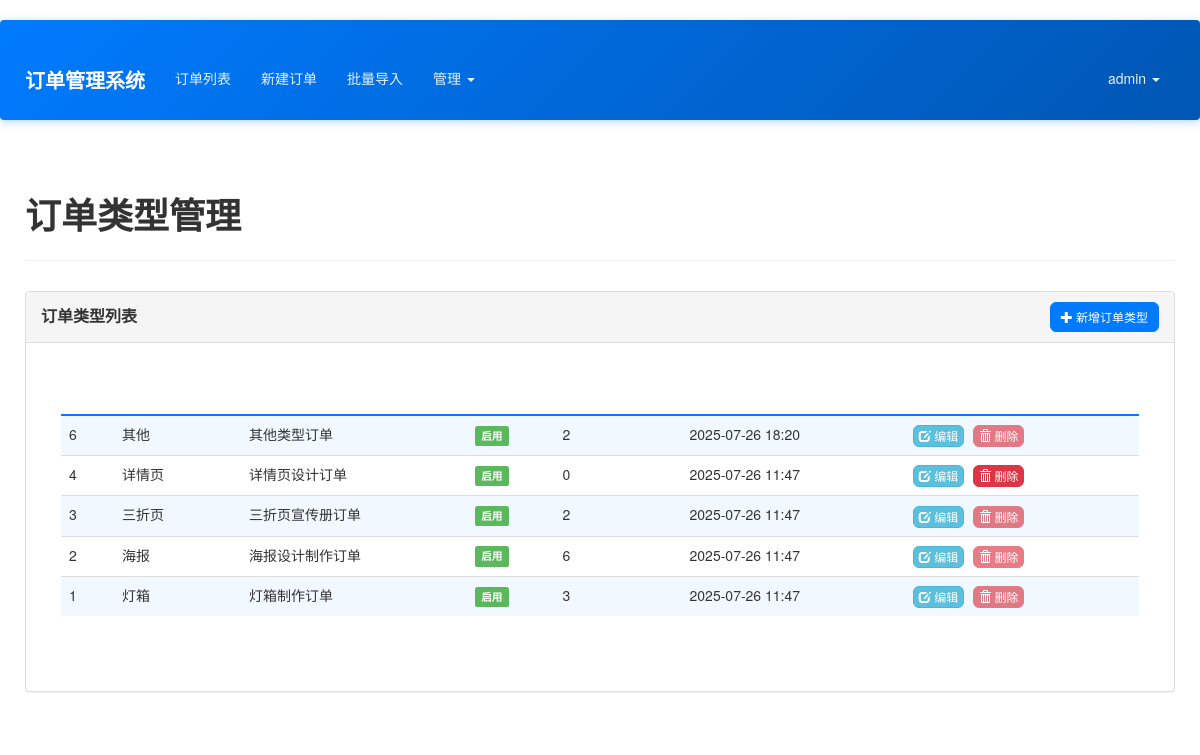
The page /admin/order-types (signed in) on the database its author committed.
### app/models.py (models this page shows, shortened)
class User(UserMixin, db.Model):
    __tablename__ = 'users'
    id = db.Column(db.Integer, primary_key=True)
    email = db.Column(db.String(64), unique=True, index=True)
    username = db.Column(db.String(64), unique=True, index=True)
    role_id = db.Column(db.Integer, db.ForeignKey('roles.id'))
    password_hash = db.Column(db.String(128))
    orders = db.relationship('Order', backref='creator', lazy='dynamic')
    @property
    def password(self):
        raise AttributeError('password is not a readable attribute')
    def can(self, perm):
        return self.role is not None and self.role.has_permission(perm)

class OrderType(db.Model):
    __tablename__ = 'order_types'
    id = db.Column(db.Integer, primary_key=True)
    name = db.Column(db.String(64), unique=True, nullable=False)
    description = db.Column(db.String(256))
    is_active = db.Column(db.Boolean, default=True)
    create_time = db.Column(db.DateTime, default=datetime.utcnow)
    orders = db.relationship('Order', backref='order_type', lazy='dynamic')

### app/admin/views.py (the view)
@admin.route('/order-types')
@admin_required
def order_type_list():
    order_types = OrderType.query.order_by(OrderType.create_time.desc()).all()
    return render_template('admin/order_type_list.html', order_types=order_types)

### app/admin/views.py (called while the page is built)
@admin.before_request
@login_required
def before_request():
    if not current_user.can(Permission.MANAGE_FIELDS) and not current_user.can(Permission.ADMIN):
        abort(403)

### app/context_processors.py (called while the page is built)
def inject_permissions():
    return dict(Permission=Permission)

### app/models.py (called while the page is built)
@login_manager.user_loader
def load_user(user_id):
    return User.query.get(int(user_id))

    def has_permission(self, perm):
        return self.permissions & perm == perm

### app/templates/admin/order_type_list.html (shortened to what this page needs)
{% extends "base.html" %}
{% import "_macros.html" as macros %}
{% block page_content %}
<div class="page-header">
    <h1>订单类型管理</h1>
</div>
<div class="row">
    <div class="col-md-12">
        <div class="panel panel-default">
            <div class="panel-heading">
                <div class="row">
                    <div class="col-md-6">
                        <h3 class="panel-title">订单类型列表</h3>
                    </div>
                    <div class="col-md-6 text-right">
                        <a href="{{ url_for('admin.new_order_type') }}" class="btn btn-primary btn-sm">
                            <i class="glyphicon glyphicon-plus"></i> 新增订单类型
                        </a>
                    </div>
                </div>
            </div>
            <div class="panel-body">
                {% if order_types %}
                <div class="table-responsive">
                    <table class="table table-striped table-hover">
                        <thead>
                            <tr>
                                <th>ID</th>
                                <th>类型名称</th>
                                <th>描述</th>
                                <th>状态</th>
                                <th>订单数量</th>
                                <th>创建时间</th>
                                <th>操作</th>
                            </tr>
                        </thead>
                        <tbody>
                            {% for order_type in order_types %}
                            <tr>
                                <td>{{ order_type.id }}</td>
                                <td>{{ order_type.name }}</td>
                                <td>{{ order_type.description or '-' }}</td>
                                <td>
                                    {% if order_type.is_active %}
                                        <span class="label label-success">启用</span>
                                    {% else %}
                                        <span class="label label-default">禁用</span>
                                    {% endif %}
                                </td>
                                <td>{{ order_type.orders.count() }}</td>
                                <td>{{ order_type.create_time.strftime('%Y-%m-%d %H:%M') }}</td>
                                <td>
                                    <a href="{{ url_for('admin.edit_order_type', id=order_type.id) }}"
                                       class="btn btn-info btn-xs">
                                        <i class="glyphicon glyphicon-edit"></i> 编辑
                                    </a>
                                    {% if order_type.orders.count() == 0 %}
                                    <form method="POST" action="{{ url_for('admin.delete_order_type', id=order_type.id) }}"
                                          style="display: inline;"
                                          onsubmit="return confirm('确定要删除这个订单类型吗？')">
                                        <button type="submit" class="btn btn-danger btn-xs">
                                            <i class="glyphicon glyphicon-trash"></i> 删除
                                        </button>
                                    </form>
                                    {% else %}
                                    <button class="btn btn-danger btn-xs" disabled title="该类型下有订单，不能删除">
                                        <i class="glyphicon glyphicon-trash"></i> 删除
                                    </button>
                                    {% endif %}
                                </td>
                            </tr>
                            {% endfor %}
                        </tbody>
                    </table>
                </div>
                {% else %}
                <div class="alert alert-info">
                    <i class="glyphicon glyphicon-info-sign"></i> 暂无订单类型，请先添加。
                </div>
                {% endif %}
            </div>
        </div>
    </div>
</div>
{% endblock %}

### app/templates/base.html (shortened to what this page needs)
{% extends "bootstrap/base.html" %}
{% block head %}
{{ super() }}
<link rel="stylesheet" type="text/css" href="{{ url_for('static', filename='styles.css') }}">
{% endblock %}
{% block navbar %}
<div class="navbar navbar-inverse" role="navigation">
    <div class="container">
        <div class="navbar-header">
            <a class="navbar-brand" href="{{ url_for('main.index') }}">订单管理系统</a>
        </div>
        <div class="navbar-collapse collapse">
            <ul class="nav navbar-nav">
                {% if current_user.is_authenticated %}
                <li><a href="{{ url_for('main.order_list') }}">订单列表</a></li>
                <li><a href="{{ url_for('main.new_order') }}">新建订单</a></li>
                <li><a href="{{ url_for('main.import_orders') }}">批量导入</a></li>
                {% if current_user.can(Permission.MANAGE_FIELDS) %}
                <li class="dropdown">
                    <a href="#" class="dropdown-toggle" data-toggle="dropdown">管理 <b class="caret"></b></a>
                </li>
                {% endif %}
                {% endif %}
            </ul>
            <ul class="nav navbar-nav navbar-right">
                {% if current_user.is_authenticated %}
                <li class="dropdown">
                    <a href="#" class="dropdown-toggle" data-toggle="dropdown">{{ current_user.username }} <b class="caret"></b></a>
                </li>
                {% else %}
                <li><a href="{{ url_for('auth.login') }}">登录</a></li>
                <li><a href="{{ url_for('auth.register') }}">注册</a></li>
                {% endif %}
            </ul>
        </div>
    </div>
</div>
{% endblock %}
{% block content %}
<div class="container">
    {% block page_content %}{% endblock %}
</div>
{% endblock %}

### app/static/styles.css (style rules this page uses)
body { font-family: 'Microsoft YaHei', 'Helvetica Neue', Helvetica, Arial, sans-serif; padding-top: 20px; padding-bottom: 20px; background-color: #ffffff; color: #333; min-height: 100vh; }
.container { position: relative; z-index: 1; background-color: transparent; padding: 15px 10px; margin-top: 20px; }
.container:not(.navbar .container) { z-index: 1; }
.table-responsive { background-color: #fff; border: 1px solid #ddd; border-radius: 4px; padding: 20px; margin-bottom: 20px; }
.navbar { background-color: #337ab7; border-color: #2e6da4; margin-bottom: 20px; }
.navbar-inverse { background: linear-gradient(135deg, #007bff 0%, #0056b3 100%); border: none; box-shadow: 0 2px 8px rgba(0, 123, 255, 0.3); position: relative; z-index: 1030; }
.navbar-inverse .navbar-brand { color: #fff; font-weight: bold; font-size: 20px; }
.navbar-inverse .navbar-nav > li > a { color: #e3f2fd; transition: all 0.3s ease; margin: 5px 3px; padding: 8px 12px; border-radius: 4px; }
.navbar-inverse .navbar-nav > .dropdown > a .caret { border-top-color: #e3f2fd; border-bottom-color: #e3f2fd; }
.navbar-collapse { overflow: visible !important; }
.navbar-nav { overflow: visible !important; }
.navbar .dropdown { position: static; }
@media (min-width: 768px) { .navbar .dropdown { position: relative; } }
body { overflow-x: hidden; }
.navbar { overflow: visible; }
.page-header { border-bottom: 1px solid #eee; margin-bottom: 30px; padding-bottom: 15px; }
.page-header h1 { font-weight: 600; color: #333; }
.btn-primary { background-color: #007bff; border-color: #007bff; transition: background-color 0.3s ease; }
.table-responsive { border: none; }
.table-striped > tbody > tr:nth-of-type(odd) { background-color: rgba(0, 123, 255, 0.05); }
.table > thead > tr > th { border-bottom: 2px solid #007bff; color: #495057; font-weight: 600; }
.panel { background-color: #fff; border: 1px solid #ddd; border-radius: 4px; box-shadow: 0 1px 1px rgba(0,0,0,.05); margin-bottom: 20px; }
.panel-heading { background-color: #f5f5f5; border-bottom: 1px solid #ddd; border-radius: 3px 3px 0 0; padding: 10px 15px; }
.panel-title { color: #333; font-size: 16px; font-weight: bold; margin: 0; }
.panel-body { padding: 15px; }
.panel-heading { padding: 10px 15px; }
.panel-title { margin-top: 5px; }
.btn-xs { margin-right: 5px; }
.btn { border-radius: 6px; font-weight: 500; transition: all 0.3s ease; }
.btn-danger { background-color: #dc3545; border-color: #dc3545; }
.table thead th { color: white !important; }

### rows shown on the page
User: username "admin"
OrderType: id "6", name "其他", description "其他类型订单", is_active "启用", orders.count "2", create_time "2025-07-26 18:20", shows "删除"
OrderType: id "4", name "详情页", description "详情页设计订单", is_active "启用", orders.count "0", create_time "2025-07-26 11:47"
OrderType: id "3", name "三折页", description "三折页宣传册订单", is_active "启用", orders.count "2", create_time "2025-07-26 11:47", shows "删除"
OrderType: id "2", name "海报", description "海报设计制作订单", is_active "启用", orders.count "6", create_time "2025-07-26 11:47", shows "删除"
OrderType: id "1", name "灯箱", description "灯箱制作订单", is_active "启用", orders.count "3", create_time "2025-07-26 11:47", shows "删除"
